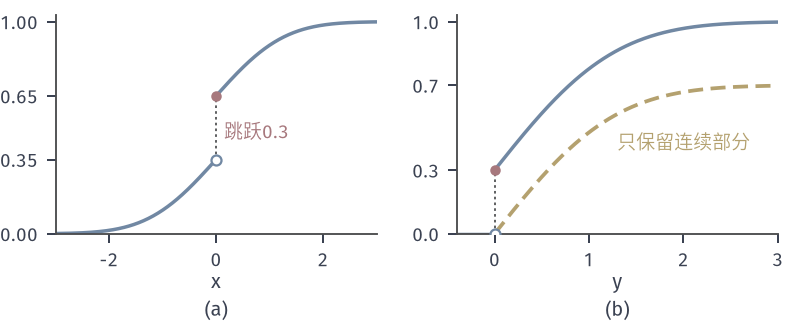

This figure's Python source:
from pathlib import Path
import sys
HERE = Path(__file__).resolve().parent
sys.path.insert(0, str(HERE.parent/"rvt-common"))
from rvt_fig import *
# X = 0 w.p. 0.3, ~N(0,1) w.p. 0.7; Y=|X|. CDFs with the atom.
fig, axes = figure(width_mm=112, height_mm=46, ncols=2)
panel(fig, left=.07, right=.98, bottom=.28, top=.95, wspace=.25)
ax = axes[0]; xl = np.linspace(-3, 0, 200); xr = np.linspace(0, 3, 200)
ax.plot(xl, .7*Phi(xl), color=BLUE, lw=1.4); ax.plot(xr, .3+.7*Phi(xr), color=BLUE, lw=1.4)
ax.plot([0, 0], [.35, .65], color=STROKE, lw=.7, ls=DOT)
ax.plot([0], [.35], 'o', ms=4, mfc='white', mec=BLUE, mew=.9, zorder=6); dot(ax, 0, .65, RED)
lab(ax, .15, .45, '跳跃0.3', RED, ha='left')
ax.set_xlim(-3, 3); ax.set_ylim(0, 1.03); ax.set_yticks([0, .35, .65, 1]); axlab(ax, '$x$')
ax = axes[1]; y = np.linspace(0, 3, 300)
ax.plot([-.4, 0], [0, 0], color=BLUE, lw=1.4)
ax.plot(y, .3+.7*(2*Phi(y)-1), color=BLUE, lw=1.4); ax.plot(y, .7*(2*Phi(y)-1), color=YELLOW, lw=1.5, ls=DASH)
ax.plot([0, 0], [0, .3], color=STROKE, lw=.7, ls=DOT)
ax.plot([0], [0], 'o', ms=4, mfc='white', mec=BLUE, mew=.9, zorder=6); dot(ax, 0, .3, RED)
lab(ax, 1.3, .4, '只保留连续部分', YELLOW, ha='left')
ax.set_xlim(-.4, 3); ax.set_ylim(0, 1.03); ax.set_yticks([0, .3, .7, 1]); axlab(ax, '$y$')
tags(fig, axes)
save(fig, HERE, 'figure', {'atom': .3, 'continuous_total': .7})
